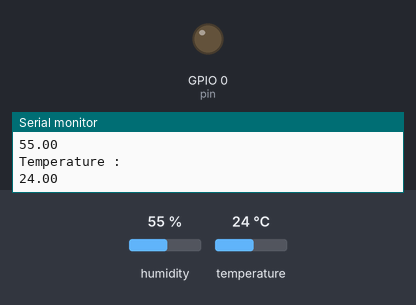
Recording of a sketch running on a simulated ESP8266 (NodeMCU). On the bench: output pins drawn as LEDs (lit = HIGH), the last lines printed to the serial monitor. The inputs (shaded band) are chosen by the test bench; at power-on: humidity 55 %, temperature 24 °C. WiFi joins after 1.5 s; servers stay silent unless stated.

Above: at 2.7 s.
2.8 s: humidity set to 68 %
5.2 s: humidity set to 72 %
At 7.7 s:
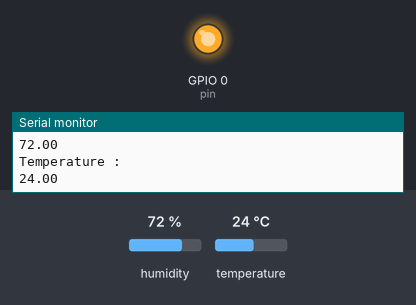
11.5 s: humidity set to 22 %
At 13.5 s:
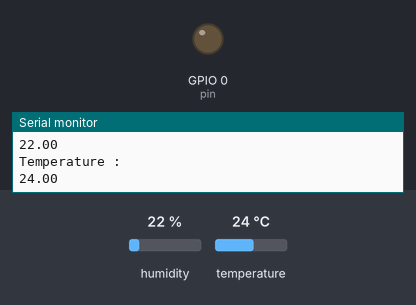
14.5 s: humidity set to 88 %
At 17.0 s:
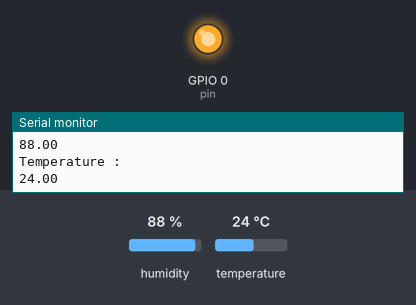
Timing chart, 0 to 18.5 s (numbered marks = the images above; inputs shaded):
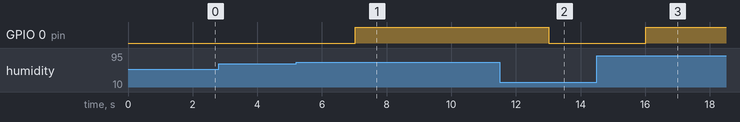

The sketch:

sketch_apr23a.ino
```cpp
#include <SPI.h>
#include <ESP8266WiFi.h>
#include <SimpleTimer.h>
#include <DHT.h>

int temp = 0;

const char* ssid     = "Redmi";
const char* password = "connect@lappy";

WiFiServer server(80);
String header;

String output5State = "off";

#define pin 0

#define DHTPIN 2
#define DHTTYPE DHT11     // DHT 11

DHT dht(DHTPIN, DHTTYPE);
SimpleTimer timer;

void sendSensor()
{
  float h = dht.readHumidity();
  float t = dht.readTemperature();

  if (isnan(h) || isnan(t)) {
    Serial.println("Failed to read from DHT sensor!");
    return;
  }
  Serial.println("Humidity : ");
  Serial.println(h);  //V5 is for Humidity
  temp = (int)h;
  Serial.println("Temperature : ");
  Serial.println(t);  //V6 is for Temperature
}

void setup()
{
  //pinMode(LED_BUILTIN, OUTPUT);
  pinMode(pin, OUTPUT);
  Serial.begin(115200);

  digitalWrite(pin, LOW);

  dht.begin();
  timer.setInterval(1000L, sendSensor);

  Serial.print("Connecting to ");
  Serial.println(ssid);
  WiFi.begin(ssid, password);
  while (WiFi.status() != WL_CONNECTED) {
    delay(500);
    Serial.print(".");
  }
  // Print local IP address and start web server
  Serial.println("");
  Serial.println("WiFi connected.");
  Serial.println("IP address: ");
  Serial.println(WiFi.localIP());
  server.begin();

}

void loop()
{
  WiFiClient client = server.available();   // Listen for incoming clients

  if (client) {                             // If a new client connects,
    Serial.println("New Client.");          // print a message out in the serial port
    String currentLine = "";                // make a String to hold incoming data from the client
    while (client.connected()) {            // loop while the client's connected
      if (client.available()) {             // if there's bytes to read from the client,
        char c = client.read();             // read a byte, then
        Serial.write(c);                    // print it out the serial monitor
        header += c;
        if (c == '\n') {                    // if the byte is a newline character
          // if the current line is blank, you got two newline characters in a row.
          // that's the end of the client HTTP request, so send a response:
          if (currentLine.length() == 0) {
            // HTTP headers always start with a response code (e.g. HTTP/1.1 200 OK)
            // and a content-type so the client knows what's coming, then a blank line:
            client.println("HTTP/1.1 200 OK");
            client.println("Content-type:text/html");
            client.println("Connection: close");
            client.println();

            // turns the GPIOs on and off
            if (header.indexOf("GET /5/on") >= 0) {
              Serial.println("GPIO 5 on");
              //digitalWrite(output5, HIGH);
              sendSensor();
              if(temp>68){
                //digitalWrite(LED_BUILTIN, HIGH);
                //digitalWrite(output5, HIGH);
              }else{
                //digitalWrite(LED_BUILTIN, LOW);
                //digitalWrite(output5, HIGH);
              }
              output5State = String(temp);
            }/* else if (header.indexOf("GET /5/off") >= 0) {
              Serial.println("GPIO 5 off");
              output5State = "off";
              digitalWrite(output5, LOW);
            } else if (header.indexOf("GET /4/on") >= 0) {
              Serial.println("GPIO 4 on");
              output4State = "on";
              digitalWrite(output4, HIGH);
            } else if (header.indexOf("GET /4/off") >= 0) {
              Serial.println("GPIO 4 off");
              output4State = "off";
              digitalWrite(output4, LOW);
            }*/

            // Display the HTML web page
            client.println("<!DOCTYPE html><html>");
            client.println("<head><meta name=\"viewport\" content=\"width=device-width, initial-scale=1\">");
            client.println("<link rel=\"icon\" href=\"data:,\">");
            // CSS to style the on/off buttons
            // Feel free to change the background-color and font-size attributes to fit your preferences
            client.println("<style>html { font-family: Helvetica; display: inline-block; margin: 0px auto; text-align: center;}");
            client.println(".button { background-color: #195B6A; border: none; color: white; padding: 16px 40px;");
            client.println("text-decoration: none; font-size: 30px; margin: 2px; cursor: pointer;}");
            client.println(".button2 {background-color: #77878A;}</style></head>");

            // Web Page Heading
            client.println("<body><h1>ESP8266 Web Server</h1>");

            // Display current state, and ON/OFF buttons for GPIO 5
            client.println("<p>Humidity " + output5State + "</p>");
            // If the output5State is off, it displays the ON button
            if (output5State=="off") {
              client.println("<p><a href=\"/5/on\"><button class=\"button\">Refresh</button></a></p>");
            } else {
              client.println("<p><a href=\"/5/on\"><button class=\"button\">Refresh</button></a></p>");
            }

            // Display current state, and ON/OFF buttons for GPIO 4
            /*client.println("<p>GPIO 4 - State " + output4State + "</p>");
            // If the output4State is off, it displays the ON button
            if (output4State=="off") {
              client.println("<p><a href=\"/4/on\"><button class=\"button\">ON</button></a></p>");
            } else {
              client.println("<p><a href=\"/4/off\"><button class=\"button button2\">OFF</button></a></p>");
            }*/
            client.println("</body></html>");

            // The HTTP response ends with another blank line
            client.println();
            // Break out of the while loop
            break;
          } else { // if you got a newline, then clear currentLine
            currentLine = "";
          }
        } else if (c != '\r') {  // if you got anything else but a carriage return character,
          currentLine += c;      // add it to the end of the currentLine
        }
      }
    }
    // Clear the header variable
    header = "";
    // Close the connection
    client.stop();
    Serial.println("Client disconnected.");
    Serial.println("");
  }
  timer.run();
  if(temp>70){
    digitalWrite(pin,HIGH);
  }else{
    digitalWrite(pin,LOW);
  }
}
```

Measured:
- the behaviour switches between 70 and 71 % on humidity (found by bisection; images 0 and 1)
- after the input at 5.2 s, GPIO 0 (pin): LOW → HIGH after 1.8 s
- after the input at 11.5 s, GPIO 0 (pin): HIGH → LOW after 1.5 s
- after the input at 14.5 s, GPIO 0 (pin): LOW → HIGH after 1.5 s
